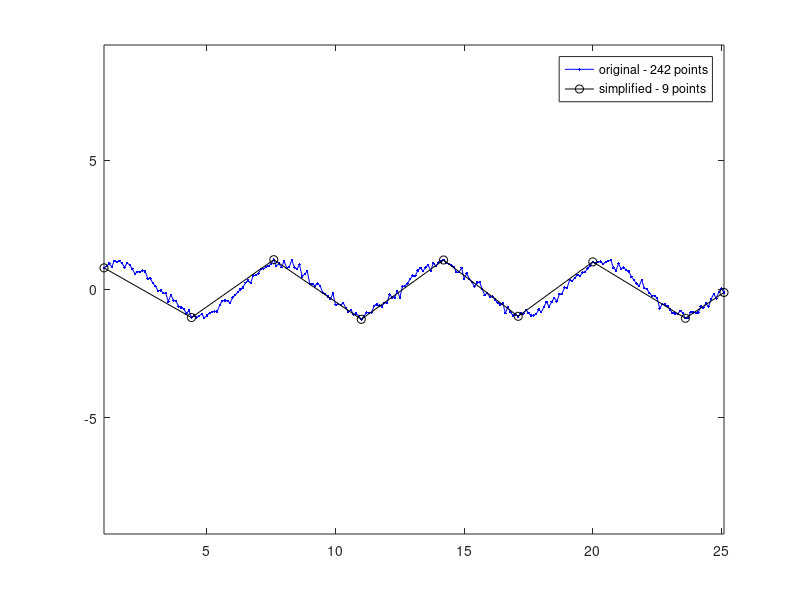
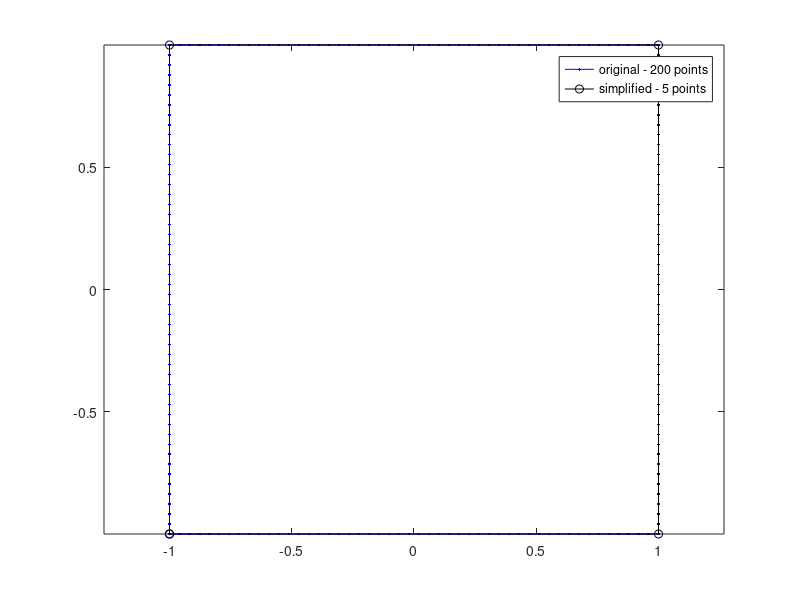

Recreate these plots in MATLAB, in order.
% Example Problems to illustrate working of simplifyPolyline()
% author Naveen Somasundaram, November 2021

%% Example #1
% Sine curve with noise
tol    = 1;
x      = 1:0.1:8*pi;
y      = sin(x) + randn(size(x))*0.1;
p      = [x' y'];
q = simplifyPolyline(p, tol);

figure
hold on
box on
plot(p(:,1), p(:,2), '-b.');
plot(q(:,1), q(:,2),'-ko');
hold off
axis equal;
legend(sprintf('original - %d points', size(p, 1)), sprintf('simplified - %d points', size(q, 1)))


%% Example #2
% Square shape with multiple points; When del = 0 the points are collinear and
% the simplification will return the simplest 5 point polyline.
tol = 1;
nP = 50; %Points per side
x = [repmat(-1, nP, 1); linspace(-1, 1, nP)'; repmat(1, nP, 1); linspace(1, -1, nP)'];
y = [linspace(-1, 1, nP)'; repmat(1, nP, 1);  linspace(1, -1, nP)'; repmat(-1, nP, 1)];

del = 0; % For exmaple set to 5e-3 to introduce some nouise in the shape
x = x + randn(size(x)) * del;
y = y + randn(size(y)) * del;

p      = [x y];
q = simplifyPolyline(p, tol);

figure
hold on
box on
plot(p(:,1), p(:,2), '-b.');
plot(q(:,1), q(:,2),'-ko');
hold off
axis equal;
legend(sprintf('original - %d points', size(p, 1)), sprintf('simplified - %d points', size(q, 1)))




